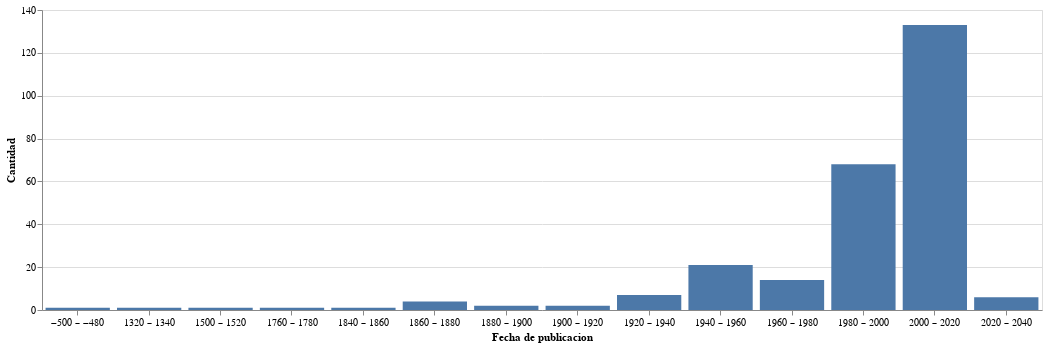

Source (notebook cell):
### Code cell
source = readBooks["Original_Publication_Year"].dropna().reset_index()

base = alt.Chart(source)

base=base.mark_bar().encode(
    x=alt.X("Original_Publication_Year:O", bin=alt.Bin(extent=[-500, 2022], step=20),axis=alt.Axis(title="Fecha de publicacion", labelAngle=0)),
    y=alt.Y('count()',axis=alt.Axis(title="Cantidad", labelAngle=0))
).properties(width=1000)

base

### Figure 1 — Vega-Lite specification as saved in the notebook (floating-point values rounded to 4 significant figures; data arrays with more than 128 entries replaced by an {"elided": "..."} marker saying what was removed)
{"config": {"view": {"continuousWidth": 400, "continuousHeight": 300}}, "data": {"name": "data-ffc8fbb9b5350a1208fcbcb084b65589"}, "mark": "bar", "encoding": {"x": {"axis": {"labelAngle": 0, "title": "Fecha de publicacion"}, "bin": {"extent": [-500, 2022], "step": 20}, "field": "Original_Publication_Year", "type": "ordinal"}, "y": {"aggregate": "count", "axis": {"labelAngle": 0, "title": "Cantidad"}, "type": "quantitative"}}, "width": 1000, "$schema": "https://vega.github.io/schema/vega-lite/v4.17.0.json", "datasets": {"data-ffc8fbb9b5350a1208fcbcb084b65589": {"elided": "262 records"}}}
